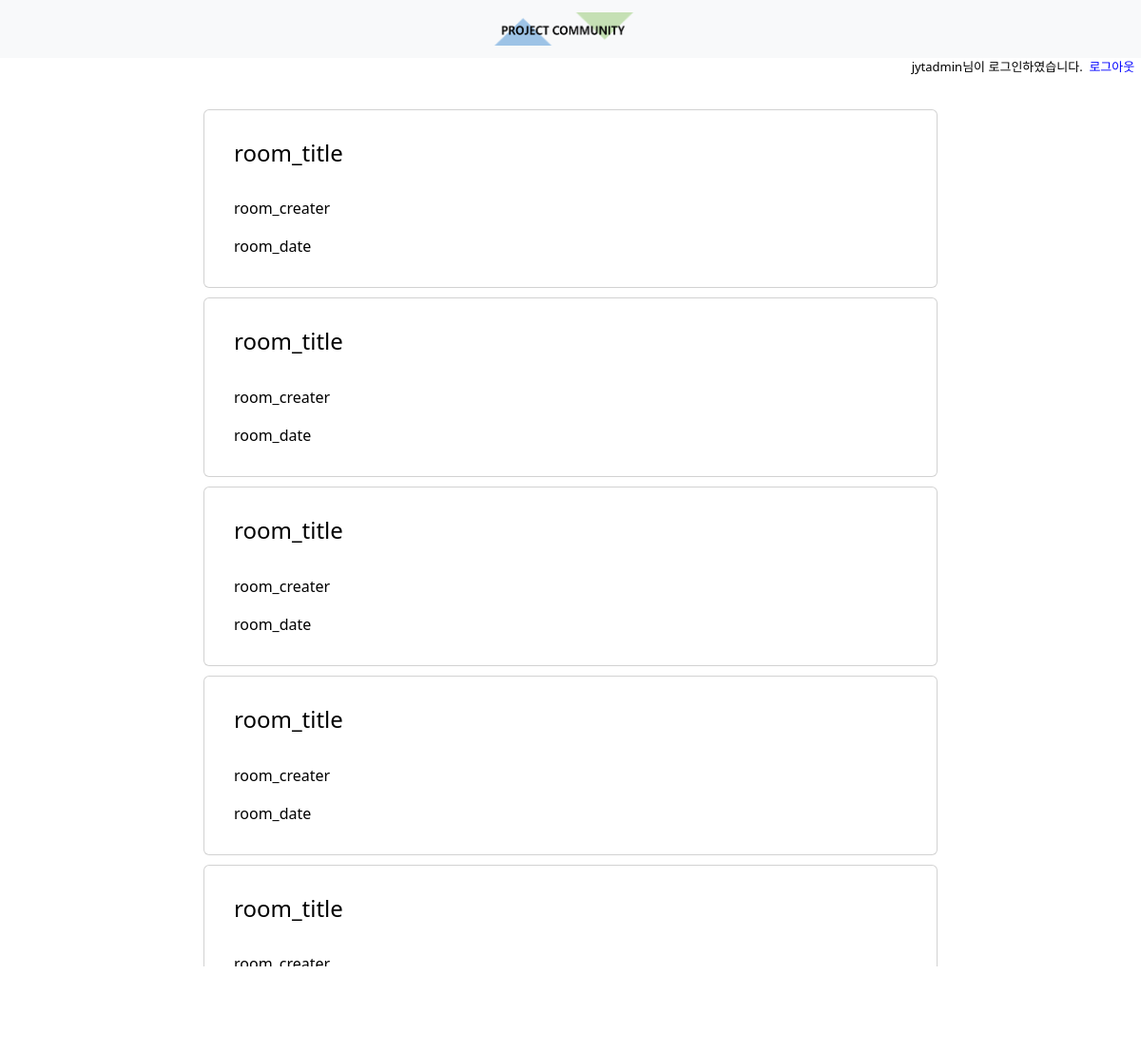
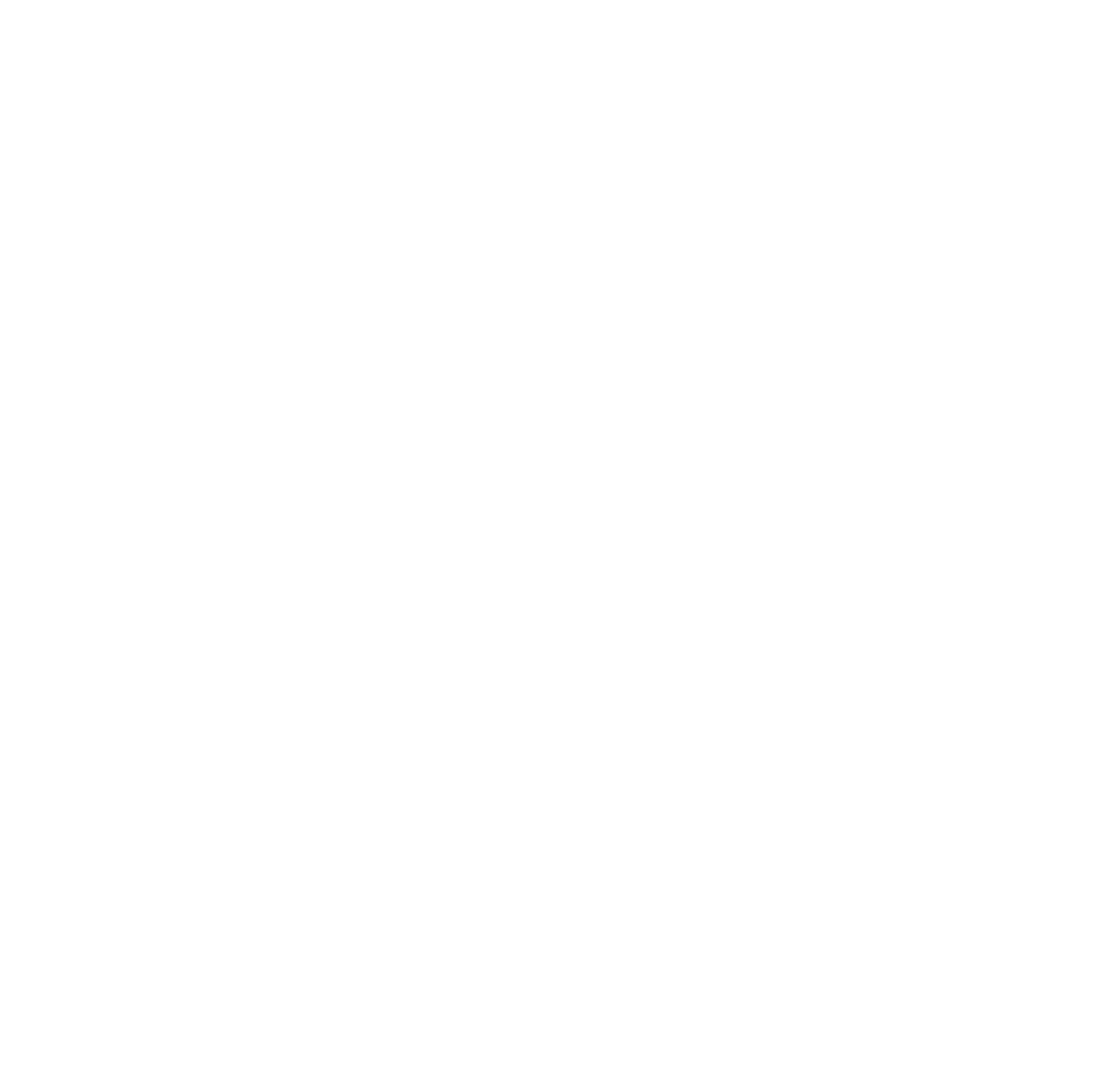
The app's page /room_list/ (signed in), older data (2 pictures, top to bottom).
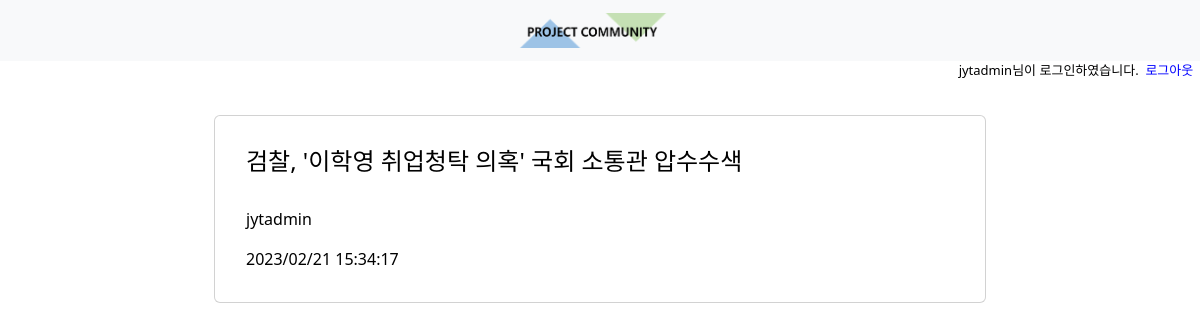
The same page, newer data.
### chatapp/models.py (models this page shows, shortened)
class Room(models.Model):
    room_title = models.CharField(null=False, max_length=30)
    room_content = models.CharField(null=False, max_length=2000)
    room_image = models.ImageField(null=True, upload_to="media")
    room_creater = models.CharField(null=False, max_length=100)
    room_date = models.CharField(null=True, max_length=100)

### chatapp/views.py (the view)
# urls.py: path('room_list/',views.room_list),
@login_required
def room_list(request):
    room_object = Room.objects.all()
    context = {'objects': room_object}
    return render(request, 'chatapp/room_list.html', context=context)

### chatapp/templates/chatapp/room_list.html (shortened to what this page needs)
{% extends "base.html" %}
{% block content %}
    {% if objects %}
    <div class="row justify-content-center">
        <div class="col-8">
        {% for item in objects %}
        <a class="card" href="/detail_room/{{item.id}}" target="_self"
                style="text-decoration: none; color:black; margin: 10px; padding: 15px;">
            <div class="card-body">
            <h4 class="card-title">{{item.room_title}}</h5>
            <br>
            <p class="card-text">{{item.room_creater}}</p>
            <p class="card-text">{{item.room_date}}</p>
            </div>
        </a>
        {% endfor %}
        </div>
    {% else %}
        <div class="row justify-content-center">
            <p class="col-4" style="text-align: center;">채팅방이 없습니다.</p>
        </div>
    {% endif %}
    </div>
</body>
</html>
{% endblock %}

### templates/base.html (shortened to what this page needs)
{% load static %}
<!DOCTYPE html>
<html lang="en">
<head>
    <link href="https://cdn.jsdelivr.net/npm/bootstrap@5.3.0-alpha1/dist/css/bootstrap.min.css" rel="stylesheet">
</head>
<body>
    <nav class="navbar bg-body-tertiary">
        <div class="container-fluid justify-content-center">
          <a class="navbar-brand" href="/">
            <img src="{% static 'chatapp/imgs/logo.png' %}" alt="Logo" width="200" height="35">
          </a>
        </div>
    </nav>
    {% if user.is_authenticated %}
    <div class="row justify-content-end" style="color:gray; font-size:13px;">
      <span style="width:auto; color:black;">{{ user.username }}님이 로그인하였습니다. &nbsp
      <a class="nav-link" href="{% url 'chatapp:logout' %}" style="float:right; color:blue;">로그아웃 &nbsp</a></span>
    </div>
    {% endif %}
{% block content %}{% endblock %}

Row changes from the older to the newer data that the page shows:
removed Room: room_title "room_title", room_creater "room_creater", room_date "room_date"
removed Room: room_title "room_title", room_creater "room_creater", room_date "room_date"
removed Room: room_title "room_title", room_creater "room_creater", room_date "room_date"
removed Room: room_title "room_title", room_creater "room_creater", room_date "room_date"
removed Room: room_title "room_title", room_creater "room_creater"
added Room: room_title "검찰, '이학영 취업청탁 의혹' 국회 소통관 압수수색", room_creater "jytadmin", room_date "2023/02/21 15:34:17"
